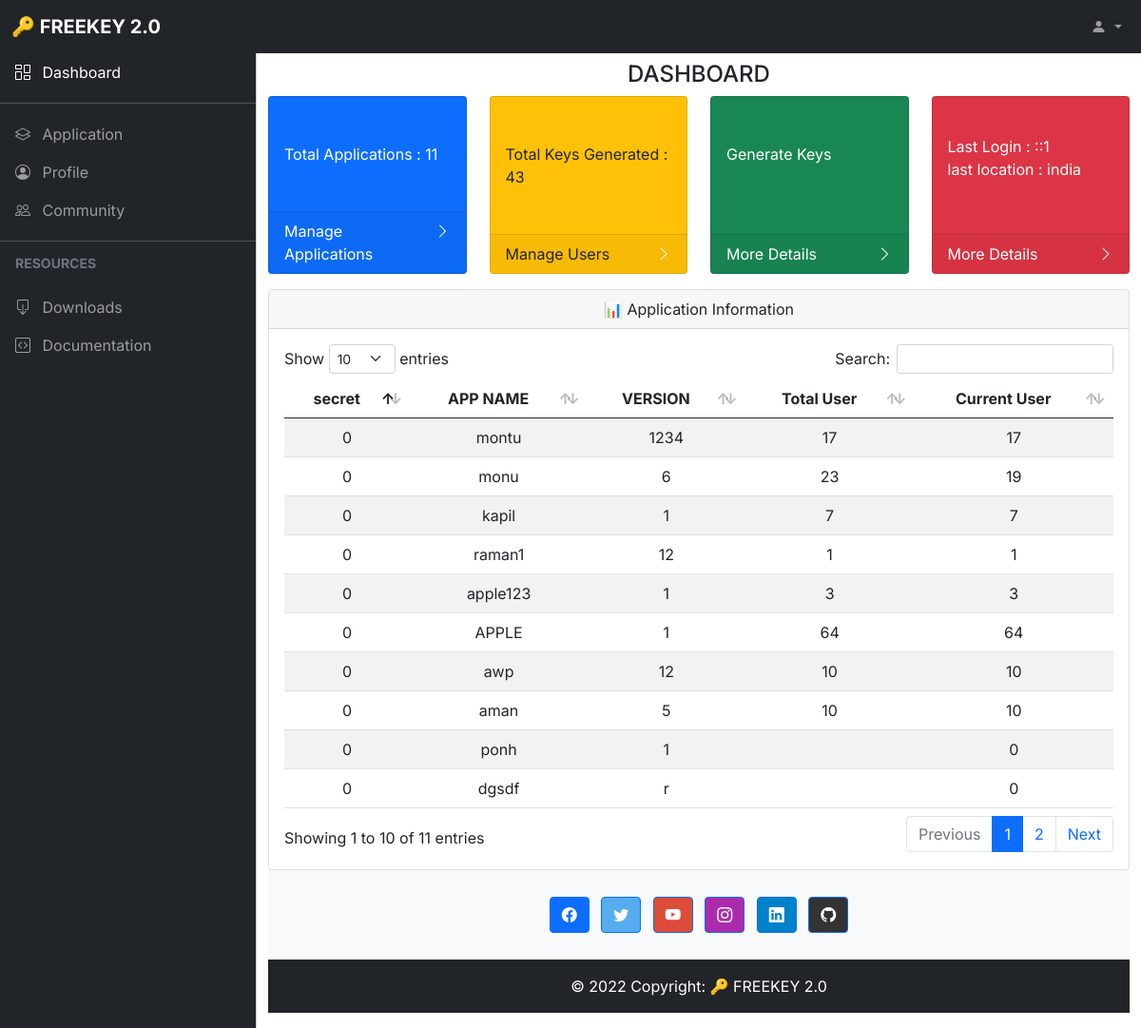
Screenshot of /Pages/dashboard.php (signed in) with the database file from the repository.
### tables this page shows
CREATE TABLE `users` (
  `id` int(11) NOT NULL,
  `username` varchar(50) NOT NULL,
  `email` varchar(50) NOT NULL,
  `password` varchar(50) NOT NULL,
  `create_datetime` datetime NOT NULL,
  `old_ip` varchar(16) NOT NULL,
  `new_ip` varchar(16) NOT NULL,
  `name` varchar(30) NOT NULL DEFAULT 'NOT UPDATED',
  `mobile` varchar(15) NOT NULL DEFAULT 'NOT UPDATED',
  `address` varchar(80) NOT NULL DEFAULT 'NOT UPDATED',
  `social` varchar(80) NOT NULL DEFAULT 'NOT UPDATED',
  `public` text NOT NULL DEFAULT 'TRUE'
);

CREATE TABLE `dataa` (
  `id` int(11) NOT NULL,
  `secret` int(7) NOT NULL,
  `user` varchar(50) NOT NULL,
  `app` varchar(50) NOT NULL,
  `veri` varchar(5) NOT NULL DEFAULT '1',
  `links` varchar(100) NOT NULL,
  `hwid` varchar(11) NOT NULL DEFAULT 'enable',
  `image_url` varchar(50) NOT NULL DEFAULT 'key.png',
  `ttl` varchar(20) NOT NULL,
  `old_ip` varchar(255) NOT NULL,
  `new_ip` varchar(255) NOT NULL
);

CREATE TABLE `montu` (
  `id` int(10) NOT NULL,
  `keyy` varchar(40) NOT NULL,
  `create_at` datetime NOT NULL,
  `hwid` varchar(40) NOT NULL,
  `vers` varchar(5) NOT NULL DEFAULT '1'
);

CREATE TABLE `monu` (
  `id` int(10) NOT NULL,
  `keyy` varchar(40) NOT NULL,
  `create_at` datetime NOT NULL,
  `hwid` varchar(40) NOT NULL,
  `vers` varchar(5) NOT NULL DEFAULT '1'
);

CREATE TABLE `kapil` (
  `id` int(10) NOT NULL,
  `keyy` varchar(40) NOT NULL,
  `create_at` datetime NOT NULL,
  `hwid` varchar(40) NOT NULL,
  `vers` varchar(5) NOT NULL DEFAULT '1'
);

CREATE TABLE `raman1` (
  `id` int(10) NOT NULL,
  `keyy` varchar(40) NOT NULL,
  `create_at` datetime NOT NULL,
  `hwid` varchar(40) NOT NULL,
  `vers` varchar(5) NOT NULL DEFAULT '1'
);

CREATE TABLE `apple123` (
  `id` int(10) NOT NULL,
  `keyy` varchar(40) NOT NULL,
  `create_at` datetime NOT NULL,
  `hwid` varchar(40) NOT NULL,
  `vers` varchar(5) NOT NULL DEFAULT '1'
);

CREATE TABLE `apple` (
  `id` int(10) NOT NULL,
  `keyy` varchar(40) NOT NULL,
  `create_at` datetime NOT NULL,
  `hwid` varchar(40) NOT NULL,
  `vers` varchar(5) NOT NULL DEFAULT '1'
);

CREATE TABLE `awp` (
  `id` int(10) NOT NULL,
  `keyy` varchar(40) NOT NULL,
  `create_at` datetime NOT NULL,
  `hwid` varchar(40) NOT NULL,
  `vers` varchar(5) NOT NULL DEFAULT '1'
);

CREATE TABLE `aman` (
  `id` int(10) NOT NULL,
  `keyy` varchar(40) NOT NULL,
  `create_at` datetime NOT NULL,
  `hwid` varchar(40) NOT NULL,
  `vers` varchar(5) NOT NULL DEFAULT '1'
);

### Pages/Dashboard.php (the view, shortened to what this page needs)
<?php
require('../database/db.php');
?>
<!DOCTYPE html>
<html lang="en">
<head>
  <link rel="stylesheet" href="../css/bootstrap.min.css" />
  <link rel="stylesheet" href="https://cdn.jsdelivr.net/npm/bootstrap-icons@1.4.1/font/bootstrap-icons.css" />
  <link rel="stylesheet" href="../css/dataTables.bootstrap5.min.css" />
  <link rel="stylesheet" href="../css/style.css" />
</head>
<body>
  <nav class="navbar navbar-expand-lg navbar-dark bg-dark fixed-top">
    <div class="container-fluid">
      <a class="navbar-brand me-auto ms-lg-0 ms-3 text-uppercase fw-bold" href="../Pages/Dashboard.php"> 🔑 FreeKey 2.0</a>
      <ul class="navbar-nav">
        <li class="nav-item dropdown">
          <a class="nav-link dropdown-toggle ms-1" href="#" role="button" data-bs-toggle="dropdown" aria-expanded="false">
            <i class="bi bi-person-fill"></i>
          </a>
        </li>
      </ul>
    </div>
  </nav>
  <div class="offcanvas offcanvas-start sidebar-nav bg-dark" tabindex="-1" id="sidebar">
    <div class="offcanvas-body p-0">
      <nav class="navbar-dark">
        <ul class="navbar-nav">
          <li>
            <a href="../Pages/Dashboard.php" class="nav-link px-3 active ">
              <span class="me-2"><i class="bi bi-columns-gap"></i></span>
              <span>Dashboard</span>
            </a>
          </li>
          <li class="my-1">
            <hr class="dropdown-divider bg-light" />
          </li>
          <li>
            <a href="../Pages/application.php" class="nav-link px-3 ">
              <span class="me-2"><i class="bi bi-layers"></i></span>
              <span>Application</span>
            </a>
          </li>
          <li>
            <a href="../Pages/profile.php" class="nav-link px-3">
              <span class="me-2"><i class="bi bi-person-circle"></i></span>
              <span>Profile</span>
            </a>
          </li>
          <li>
            <a href="../Pages/Community.php" class="nav-link px-3">
              <span class="me-2"><i class="bi bi-people"></i></span>
              <span>Community</span>
            </a>
          </li>
          <li class="my-1">
            <hr class="dropdown-divider bg-light" />
          </li>
          <li>
            <div class="text-muted small fw-bold text-uppercase px-3 mb-3">
              Resources
            </div>
          </li>
          <li>
            <a href="../Pages/downloads.php" class="nav-link px-3">
              <span class="me-2"><i class="bi bi-box-arrow-down"></i></span>
              <span>Downloads</span>
            </a>
          </li>
          <li>
            <a href="#" class="nav-link px-3">
              <span class="me-2"><i class="bi bi-code-square"></i></span>
              <span>Documentation</span>
            </a>
          </li>
        </ul>
      </nav>
    </div>
  </div>
  <main class="mt-5 pt-3">
    <div class="container-fluid">
      <div class="row">
        <div class="col-md-12 text-center text-uppercase">
          <h4>Dashboard</h4>
        </div>
      </div>
      <div class="row">
        <div class="col-md-3 mb-3">
          <div class="card bg-primary text-white h-5">
            <?php
            $sql = "SELECT COUNT(user) FROM dataa WHERE user = '" . $_SESSION['username'] . "'";
            $records = mysqli_query($con, $sql);
            while ($data = mysqli_fetch_array($records)) {
              foreach ($data as $data) {
              }
            ?>
              <td>
                <div class="card-body py-5">Total Applications : <?php print_r($data); ?>
                <?php
              }
                ?>
                </div>
                <div class="card-footer d-flex">
                  Manage Applications
                  <span class="ms-auto">
                    <a style="color: white;text-decoration: none;" href="#">
                      <i class="bi bi-chevron-right"></i></a>
                  </span>
                </div>
          </div>
        </div>
        <?php
        $sql1 = "SELECT SUM(ttl) FROM dataa WHERE user = '" . $_SESSION['username'] . "'";
        $records1 = mysqli_query($con, $sql1);
        $data1 = mysqli_fetch_array($records1);
        foreach ($data1 as $data1)
        ?>
        <div class="col-md-3 mb-3">
          <div class="card bg-warning text-dark h-100">
            <div class="card-body py-5">Total Keys Generated : <?php echo $data1 ?>
            </div>
            <div class="card-footer d-flex">
              Manage Users
              <span class="ms-auto">
                <a style="color: white;text-decoration: none;" href="#">
                  <i class="bi bi-chevron-right"></i></a>
              </span>
            </div>
          </div>
        </div>
        <div class="col-md-3 mb-3">
          <div class="card bg-success text-white h-100">
            <div class="card-body py-5">Generate Keys</div>
            <div class="card-footer d-flex">
              More Details
              <span class="ms-auto">
                <a style="color: white;text-decoration: none;" href="../function/gen-key.php">
                  <i class="bi bi-chevron-right"></i></a>
              </span>
            </div>
          </div>
        </div>
        <div class="col-md-3 mb-3">
          <div class="card bg-danger text-white h-100">
            <div class="card-body">
              <br>
              <?php
              $ip = "SELECT old_ip FROM users WHERE username = '" . $_SESSION['username'] . "'";
              $ipr = mysqli_query($con, $ip);
              $ipd = mysqli_fetch_array($ipr);
              foreach ($ipd as $ipd)
              ?>
              Last Login : <?php echo $ipd ?><br>
              last location : india
            </div>
            <div class="card-footer d-flex">
              More Details
              <span class="ms-auto">
                <a style="color: white;text-decoration: none;" href="#">
                  <i class="bi bi-chevron-right"></i></a>
              </span>
            </div>
          </div>
        </div>
      </div>
      <div class="row">
        <div class="col-md-12 mb-3">
          <div class="card">
            <div class="card-header text-center">
              📊 Application Information
            </div>
            <div class="card-body">
              <div class="table-responsive">
                <table id="example" class="table table-striped data-table" style="width: 100%; text-align:center;">
                  <thead>
                    <tr>
                      <th>secret</th>
                      <th>APP NAME</th>
                      <th>VERSION</th>
                      <th>Total User</th>
                      <th>Current User</th>
                    </tr>
                  </thead>
                  <tbody>
                    <?php
                    $sql = "SELECT * FROM `dataa` where user = '" . $_SESSION['username'] . "' ";
                    $records = mysqli_query($con, $sql);
                    while ($data = mysqli_fetch_array($records)) {
                    ?>
                      <tr class="active-row" align="center">
                      <td ><?php echo $data['secret']; ?></td>
                        <td style="text-align:center ;"><?php echo $data['app']; ?></td>
                        <td style="text-align:center ;"><?php echo $data['veri']; ?></td>
                        <td style="text-align:center ;"><?php $man = $data['app'];
                                                        $cnt = mysqli_query($con, "SELECT id FROM $man  ORDER BY id DESC  LIMIT 1;");
                                                        while ($doh = mysqli_fetch_array($cnt)) echo $doh['id']; ?></td>
                        <td style="text-align:center ;"><?php $man = $data['app'];
                                                        $cnt = mysqli_num_rows(mysqli_query($con, "SELECT * FROM $man;"));
                                                        echo $cnt ?></td>
                      </tr>
                    <?php
                    }
                    ?>
                  </tbody>
                </table>
              </div>
            </div>
          </div>
          <footer class="bg-light text-center text-white">
            <div class="container p-4 pb-0">
              <section class="mb-4">
                <a class="btn btn-primary btn-floating m-1
      href=" #!" role="button"><i class="bi bi-facebook"></i></a>
                <a class="btn btn-primary btn-floating m-1" style="background-color: #55acee;" href="#!" role="button"><i class="bi bi-twitter"></i></a>
                <a class="btn btn-primary btn-floating m-1" style="background-color: #dd4b39;" href="#!" role="button"><i class="bi bi-youtube"></i></a>
                <a class="btn btn-primary btn-floating m-1" style="background-color: #ac2bac;" href="#!" role="button"><i class="bi bi-instagram"></i></a>
                <a class="btn btn-primary btn-floating m-1" style="background-color: #0082ca;" href="#!" role="button"><i class="bi bi-linkedin"></i></a>
                <a class="btn btn-primary btn-floating m-1" style="background-color: #333333;" href="#!" role="button"><i class="bi bi-github"></i></a>
              </section>
            </div>
            <div class="text-center p-3" style="background-color: rgb(33, 37, 41);">
              © 2022 Copyright:
              <a class="text-white" href="#" style="text-decoration: none;">🔑 FREEKEY 2.0</a>
          </footer>
        </div>
      </div>
    </div>
  </main>
</body>
</html>

### css/style.css (style rules this page uses)
body, button { font-family: "Inter", sans-serif; }
:root { --offcanvas-width: 270px; --topNavbarHeight: 56px; }
.sidebar-nav { width: var(--offcanvas-width); }
@media (min-width: 992px) { body { overflow: auto !important; } }
@media (min-width: 992px) { main { margin-left: var(--offcanvas-width); } }
@media (min-width: 992px) { .sidebar-nav { -webkit-transform: none; transform: none; visibility: visible !important; height: calc(100% - var(--topNavbarHeight)); top: var(--topNavbarHeight); } }
* { cursor: url(https://cur.cursors-4u.net/cursors/cur-8/cur736.ani), url(https://cur.cursors-4u.net/cursors/cur-8/cur736.png), auto !important; }

### rows the page displays
users: old_ip "::1"
dataa: secret "0", app "montu", veri "1234", cnt "17"
montu: id "17"
dataa: secret "0", app "monu", veri "6", cnt "19"
monu: id "23"
dataa: secret "0", app "kapil", veri "1", cnt "7"
kapil: id "7"
dataa: secret "0", app "raman1", veri "12", cnt "1"
raman1: id "1"
dataa: secret "0", app "apple123", veri "1", cnt "3"
apple123: id "3"
dataa: secret "0", app "APPLE", veri "1", cnt "64"
apple: id "64"
dataa: secret "0", app "awp", veri "12", cnt "10"
awp: id "10"
dataa: secret "0", app "aman", veri "5", cnt "10"
aman: id "10"
dataa: secret "0", app "ponh", veri "1", cnt "0"
dataa: secret "0", app "dgsdf", veri "r", cnt "0"

### other values shown
$data1 "43"
